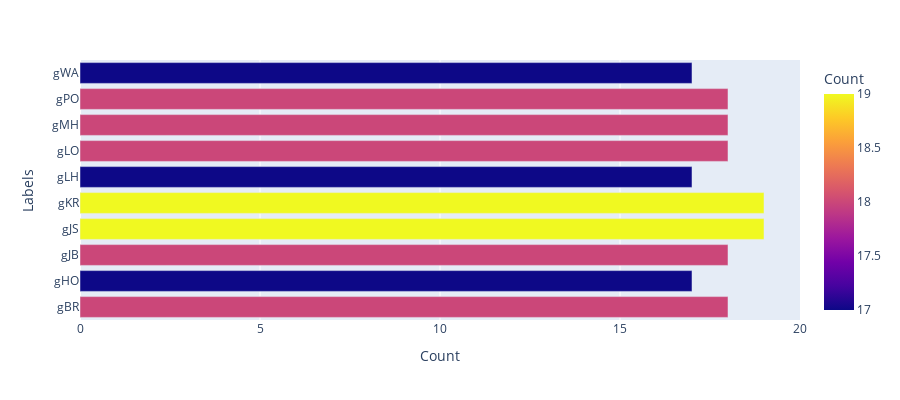

The notebook cell saved with this chart:
### Code cell
# data = px.data.gapminder()

data_train = train.groupby('tag')['tag'].count()
fig = px.bar(data_train, x='tag',labels={'index':'Labels', 'tag':'Count'},
             color='tag', height=400)
fig.show()

### Figure 1 — Plotly figure (JSON) as saved in the notebook; plotly's stock layout.template omitted (floating-point values rounded to 4 significant figures)
{"data": [{"alignmentgroup": "True", "hovertemplate": "Count=%{marker.color}<br>Labels=%{y}<extra></extra>", "legendgroup": "", "marker": {"color": [18, 17, 18, 19, 19, 17, 18, 18, 18, 17], "coloraxis": "coloraxis", "pattern": {"shape": ""}}, "name": "", "offsetgroup": "", "orientation": "h", "showlegend": false, "textposition": "auto", "type": "bar", "x": [18, 17, 18, 19, 19, 17, 18, 18, 18, 17], "xaxis": "x", "y": ["gBR", "gHO", "gJB", "gJS", "gKR", "gLH", "gLO", "gMH", "gPO", "gWA"], "yaxis": "y"}], "layout": {"barmode": "relative", "coloraxis": {"colorbar": {"title": {"text": "Count"}}, "colorscale": [[0, "#0d0887"], [0.1111, "#46039f"], [0.2222, "#7201a8"], [0.3333, "#9c179e"], [0.4444, "#bd3786"], [0.5556, "#d8576b"], [0.6667, "#ed7953"], [0.7778, "#fb9f3a"], [0.8889, "#fdca26"], [1, "#f0f921"]]}, "height": 400, "legend": {"tracegroupgap": 0}, "margin": {"t": 60}, "xaxis": {"anchor": "y", "domain": [0, 1], "title": {"text": "Count"}}, "yaxis": {"anchor": "x", "domain": [0, 1], "title": {"text": "Labels"}}}}
